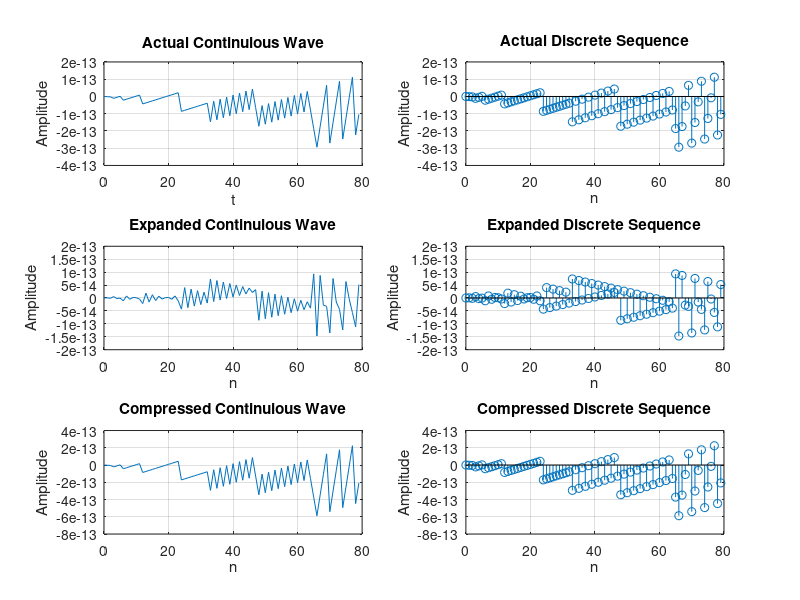

Write the MATLAB code that produced this figure.
% assignment 3 q 4-5
% clear
clc;
clear all;
close all;

% creating plots for continuious waves
% set t range
t = 0:1:79;

% take wave frequency from user
f = input('Enter frequency of sine wave : ' );

% plot actual wave
subplot(3,2,1);
y = sin(2*pi*f*t);
plot(t,y);
title('Actual Continuious Wave');
xlabel('t');
ylabel('Amplitude');
grid on;

% plot expanded wave
subplot(3,2,3);
y = sin(2*pi*(f/2)*t);
plot(t,y);
title('Expanded Continuious Wave');
xlabel('n');
ylabel('Amplitude');
grid on;

% plot compressed wave
subplot(3,2,5);
y = sin(2*pi*(f*2)*t);
plot(t,y);
title('Compressed Continuious Wave');
xlabel('n');
ylabel('Amplitude');
grid on;

% creating plots for discrete waves
% set variables
n = t;

% plot original signal
subplot(3,2,2);
x = sin(2*pi*f*t);
stem(n,x);
title('Actual Discrete Sequence');
xlabel('n');
ylabel('Amplitude');
grid on;

% plot expanded signal
subplot(3,2,4);
x = sin(2*pi*(f/2)*t);
stem(n,x);
title('Expanded Discrete Sequence');
xlabel('n');
ylabel('Amplitude');
grid on;

% plot compressed signal
subplot(3,2,6);
x = sin(2*pi*(f*2)*t);
stem(n,x);
title('Compressed Discrete Sequence');
xlabel('n');
ylabel('Amplitude');
grid on;